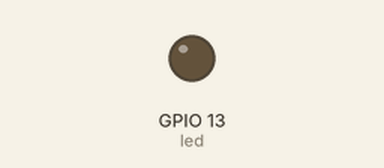
Recording of a program running on a simulated Raspberry Pi (BCM pin numbers). Parts: output pins drawn as LEDs (lit = HIGH).

Above: at 0.05 s.
At 2.3 s:
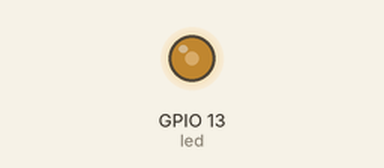
At 4.6 s:
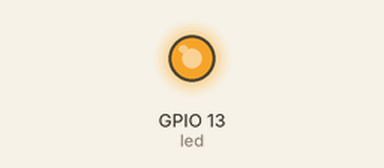
At 9.15 s:
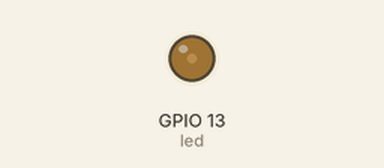
Timing chart, 0 to 13.1 s (numbered marks = the images above):
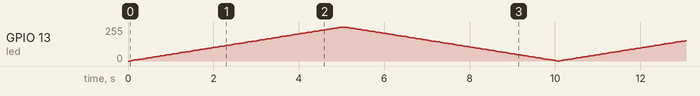

The program:

pwmLed.py
```python
import RPi.GPIO as GPIO
import time

led = 13
GPIO.setmode(GPIO.BCM)
GPIO.setup(led, GPIO.OUT)

m = GPIO.PWM(led, 1000)
m.start(0) # 1000Hz

try:
	while True:
		for dc in range(0, 101, 1): #duty 0~100
			m.ChangeDutyCycle(dc)
			time.sleep(0.05)

		for dc in range(100, 0, -1):
			m.ChangeDutyCycle(dc)
			time.sleep(0.05)
except KeyboardInterrupt:
	m.stop()
	GPIO.cleanup()
```
